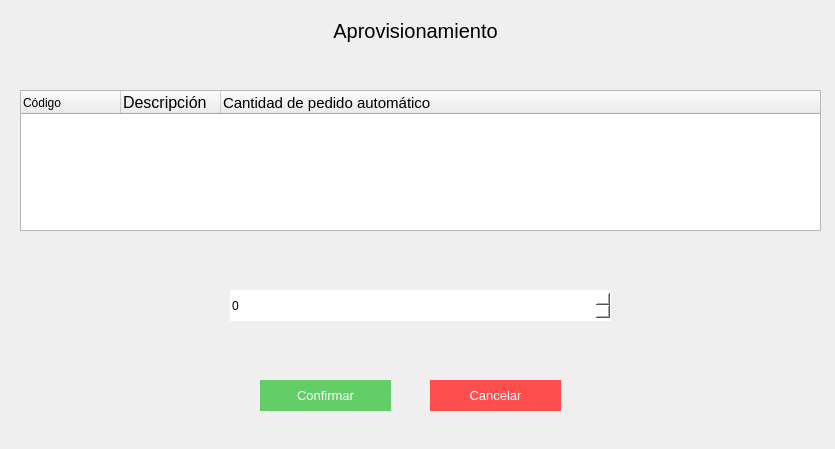
<?xml version="1.0" encoding="UTF-8"?>
<ui version="4.0">
 <class>Form</class>
 <widget class="QWidget" name="Form">
  <property name="geometry">
   <rect>
    <x>0</x>
    <y>0</y>
    <width>835</width>
    <height>449</height>
   </rect>
  </property>
  <property name="windowTitle">
   <string>Aprovisionamiento</string>
  </property>
  <widget class="QLabel" name="label_2">
   <property name="geometry">
    <rect>
     <x>70</x>
     <y>10</y>
     <width>691</width>
     <height>41</height>
    </rect>
   </property>
   <property name="styleSheet">
    <string notr="true">font-size:20px;
</string>
   </property>
   <property name="text">
    <string>Aprovisionamiento</string>
   </property>
   <property name="alignment">
    <set>Qt::AlignCenter</set>
   </property>
  </widget>
  <widget class="QPushButton" name="ma_btn_cancelar">
   <property name="geometry">
    <rect>
     <x>430</x>
     <y>380</y>
     <width>131</width>
     <height>31</height>
    </rect>
   </property>
   <property name="styleSheet">
    <string notr="true">color:white;
font-size:10pt;
border:none;
background-color:#ff4e4e;</string>
   </property>
   <property name="text">
    <string>Cancelar</string>
   </property>
  </widget>
  <widget class="QPushButton" name="ma_btn_confirmar">
   <property name="geometry">
    <rect>
     <x>260</x>
     <y>380</y>
     <width>131</width>
     <height>31</height>
    </rect>
   </property>
   <property name="styleSheet">
    <string notr="true">background-color: rgb(99, 206, 104);
color:white;
font-size:10pt;
border:none;</string>
   </property>
   <property name="text">
    <string>Confirmar</string>
   </property>
  </widget>
  <widget class="QTreeWidget" name="ma_tabla_datos">
   <property name="geometry">
    <rect>
     <x>20</x>
     <y>90</y>
     <width>801</width>
     <height>141</height>
    </rect>
   </property>
   <column>
    <property name="text">
     <string>Código</string>
    </property>
   </column>
   <column>
    <property name="text">
     <string>Descripción</string>
    </property>
    <property name="font">
     <font>
      <pointsize>12</pointsize>
     </font>
    </property>
   </column>
   <column>
    <property name="text">
     <string>Cantidad de pedido automático</string>
    </property>
    <property name="font">
     <font>
      <pointsize>11</pointsize>
     </font>
    </property>
   </column>
  </widget>
  <widget class="QLabel" name="ma_label">
   <property name="geometry">
    <rect>
     <x>230</x>
     <y>250</y>
     <width>381</width>
     <height>31</height>
    </rect>
   </property>
   <property name="styleSheet">
    <string notr="true">font: 11pt &quot;MS Shell Dlg 2&quot;;
text-align:center;</string>
   </property>
   <property name="text">
    <string/>
   </property>
  </widget>
  <widget class="QLabel" name="se_label_1">
   <property name="geometry">
    <rect>
     <x>230</x>
     <y>250</y>
     <width>381</width>
     <height>31</height>
    </rect>
   </property>
   <property name="styleSheet">
    <string notr="true">font: 11pt &quot;MS Shell Dlg 2&quot;;
text-align:center;</string>
   </property>
   <property name="text">
    <string/>
   </property>
  </widget>
  <widget class="QSpinBox" name="ma_input_cantidad">
   <property name="geometry">
    <rect>
     <x>230</x>
     <y>290</y>
     <width>381</width>
     <height>31</height>
    </rect>
   </property>
   <property name="styleSheet">
    <string notr="true">border:none;
background-color: rgb(255, 255, 255);
font: 11pt &quot;MS Shell Dlg 2&quot;;</string>
   </property>
   <property name="maximum">
    <number>9999</number>
   </property>
  </widget>
 </widget>
 <resources/>
 <connections/>
</ui>
